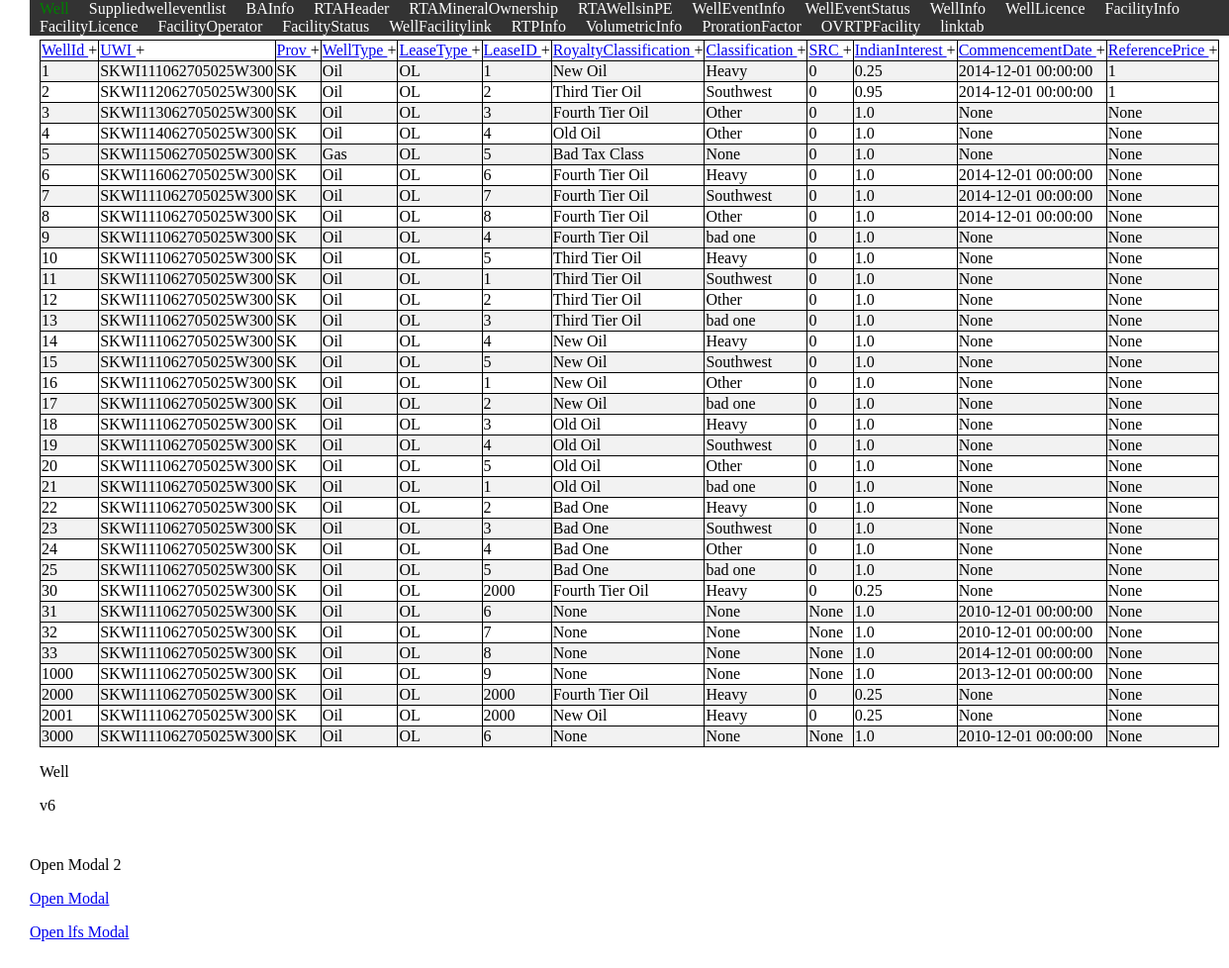
Page /data/?table=Well on the committed database.
### tables this page shows
CREATE TABLE Well(WellId int, UWI text, Prov text, WellType text, LeaseType text, LeaseID int, RoyaltyClassification text, Classification text, SRC int, IndianInterest float, CommencementDate date, ReferencePrice int);

### database/loadexceltosqlite.py (the view)
    @staticmethod
    @app.route("/data/")
    def data():
        try:
            table=request.args.get('table')
            attr=request.args.get('attr')
            key=request.args.get('key')
            links = {}
            links['BAid'] = '?table=BAInfo&attr=BAid&key='
            links['WellEvent'] = '?table=WellInfo&attr=Well&key='
            tables = AppServer.shower.showTables()
            header = None
            rows = None
            print('Table:',table)
            if table:
                header = AppServer.shower.showColumns(table)
                rows = AppServer.shower.showTable(table,attr,key)
            html = render_template('data.html',table=table,tables=tables,header=header,rows=rows,links=links)
        except Exception as e:
            print('AppServer.data: ***Error:',e)
        return html

### database/loadexceltosqlite.py (called while the page is built, shortened)
    def execute(self,statement):
        return self.cursor.execute(statement)

    def showTable(self,tableName,attr=None,key=None):
        stmt = 'select * from ' + tableName
        print('SQL:', stmt)
        values = self.execute(stmt)
        return values;

    def showTables(self):
        stmt = 'select tbl_name from sqlite_master'
        values = self.execute(stmt)
        tables = []
        for row in values:
            tables.append(row[0])
        return(tables)

    def showColumns(self,tableName):
        stmt = 'pragma table_info(' + tableName + ')'
        values = self.execute(stmt)
        columns = []
        for row in values:
            columns.append(row[1])
        return(columns)

### database/templates/data.html (shortened to what this page needs)
<!DOCTYPE html>
<html lang="en">
<head>
<link type="text/css" rel="stylesheet" href={{url_for("static", filename="style.css")}}>
</head>
<body style="margin:30">
	<ul class="topnav">
    {% for item in tables %}
        <li class="topnav"> <a class="{%if item == table%}active{% else %}topnav{% endif %}" href="?table={{ item }}"> {{ item }} </a> </li>
    {% endfor %}
	</ul>
 <div style="padding:10px;margin-top:25px;">
    {% if header %}
    	<table border="1">
    	<tr>
        {% for h in header %}
        	<td> <a href=?table={{table}}&attr={{ h }}> {{ h }} </a> {% if h in links %} - {% else %} <a onclick="openLink('{{table}}','{{h}}')">+</a> {% endif %}</td>
        {% endfor %}
    	</tr>
	    {% if rows %}
	        {% for r in rows %}
		    	<tr>
	        	{% for c in r %}
	        		<td> {{ c }} {% if header[loop.index0] in links %} <a href="{{links[header[loop.index0]]}}{{c}} ">-</a>  {% endif %}</td>
		        {% endfor %}
		    	</tr>
	        {% endfor %}
	    {% endif %}
	    </table>
    {% endif %}
    <p>
    {{ table }}
    <p>v6
</div>
<a onclick="document.getElementById('openModal').innerHTML='<object type='text/html' data='/link' ></object>'">
Open Modal 2</a>
<p>
<a href="#openModal">Open Modal</a>
<a href="#lfsModal">Open lfs Modal</a>
</body>
</html>

### database/static/style.css (style rules this page uses)
table, th, td { border: 1px solid black; border-collapse: collapse; }
a.active { color:green; }
a.topnav { color:white; }
ul.topnav { list-style-type: none; margin: 0; padding: 0; overflow: hidden; background-color: #333; position: fixed; top: 0; # bottom: 0; width: 100%; }
li.topnav { float: left; }
li.topnav a { text-align: center; padding: 1px 10px; text-decoration: none; }
tr:nth-child(even) { background-color: #f2f2f2 }
tr { white-space: nowrap; }
body { margin:20;padding:20 }
body { margin-top:30px; margin-left:30px; margin-right:30px; margin-bottom:30px; }

### rows in the picture
Well: r "1" "1" "0" "1", UWI "SKWI111062705025W300", Prov "SK", WellType "Oil", LeaseType "OL", RoyaltyClassification "New Oil", Classification "Heavy", IndianInterest "0.25", CommencementDate "2014-12-01 00:00:00"
Well: r "2" "2" "0" "1", UWI "SKWI112062705025W300", Prov "SK", WellType "Oil", LeaseType "OL", RoyaltyClassification "Third Tier Oil", Classification "Southwest", IndianInterest "0.95", CommencementDate "2014-12-01 00:00:00"
Well: r "3" "3" "0" "None" "None", UWI "SKWI113062705025W300", Prov "SK", WellType "Oil", LeaseType "OL", RoyaltyClassification "Fourth Tier Oil", Classification "Other", IndianInterest "1.0"
Well: r "4" "4" "0" "None" "None", UWI "SKWI114062705025W300", Prov "SK", WellType "Oil", LeaseType "OL", RoyaltyClassification "Old Oil", Classification "Other", IndianInterest "1.0"
Well: r "5" "5" "None" "0" "None" "None", UWI "SKWI115062705025W300", Prov "SK", WellType "Gas", LeaseType "OL", RoyaltyClassification "Bad Tax Class", IndianInterest "1.0"
Well: r "6" "6" "0" "None", UWI "SKWI116062705025W300", Prov "SK", WellType "Oil", LeaseType "OL", RoyaltyClassification "Fourth Tier Oil", Classification "Heavy", IndianInterest "1.0", CommencementDate "2014-12-01 00:00:00"
Well: r "7" "7" "0" "None", UWI "SKWI111062705025W300", Prov "SK", WellType "Oil", LeaseType "OL", RoyaltyClassification "Fourth Tier Oil", Classification "Southwest", IndianInterest "1.0", CommencementDate "2014-12-01 00:00:00"
Well: r "8" "8" "0" "None", UWI "SKWI111062705025W300", Prov "SK", WellType "Oil", LeaseType "OL", RoyaltyClassification "Fourth Tier Oil", Classification "Other", IndianInterest "1.0", CommencementDate "2014-12-01 00:00:00"
Well: r "9" "4" "0" "None" "None", UWI "SKWI111062705025W300", Prov "SK", WellType "Oil", LeaseType "OL", RoyaltyClassification "Fourth Tier Oil", Classification "bad one", IndianInterest "1.0"
Well: r "10" "5" "0" "None" "None", UWI "SKWI111062705025W300", Prov "SK", WellType "Oil", LeaseType "OL", RoyaltyClassification "Third Tier Oil", Classification "Heavy", IndianInterest "1.0"
Well: r "11" "1" "0" "None" "None", UWI "SKWI111062705025W300", Prov "SK", WellType "Oil", LeaseType "OL", RoyaltyClassification "Third Tier Oil", Classification "Southwest", IndianInterest "1.0"
Well: r "12" "2" "0" "None" "None", UWI "SKWI111062705025W300", Prov "SK", WellType "Oil", LeaseType "OL", RoyaltyClassification "Third Tier Oil", Classification "Other", IndianInterest "1.0"
Well: r "13" "3" "0" "None" "None", UWI "SKWI111062705025W300", Prov "SK", WellType "Oil", LeaseType "OL", RoyaltyClassification "Third Tier Oil", Classification "bad one", IndianInterest "1.0"
Well: r "14" "4" "0" "None" "None", UWI "SKWI111062705025W300", Prov "SK", WellType "Oil", LeaseType "OL", RoyaltyClassification "New Oil", Classification "Heavy", IndianInterest "1.0"
Well: r "15" "5" "0" "None" "None", UWI "SKWI111062705025W300", Prov "SK", WellType "Oil", LeaseType "OL", RoyaltyClassification "New Oil", Classification "Southwest", IndianInterest "1.0"
Well: r "16" "1" "0" "None" "None", UWI "SKWI111062705025W300", Prov "SK", WellType "Oil", LeaseType "OL", RoyaltyClassification "New Oil", Classification "Other", IndianInterest "1.0"
Well: r "17" "2" "0" "None" "None", UWI "SKWI111062705025W300", Prov "SK", WellType "Oil", LeaseType "OL", RoyaltyClassification "New Oil", Classification "bad one", IndianInterest "1.0"
Well: r "18" "3" "0" "None" "None", UWI "SKWI111062705025W300", Prov "SK", WellType "Oil", LeaseType "OL", RoyaltyClassification "Old Oil", Classification "Heavy", IndianInterest "1.0"
Well: r "19" "4" "0" "None" "None", UWI "SKWI111062705025W300", Prov "SK", WellType "Oil", LeaseType "OL", RoyaltyClassification "Old Oil", Classification "Southwest", IndianInterest "1.0"
Well: r "20" "5" "0" "None" "None", UWI "SKWI111062705025W300", Prov "SK", WellType "Oil", LeaseType "OL", RoyaltyClassification "Old Oil", Classification "Other", IndianInterest "1.0"
Well: r "21" "1" "0" "None" "None", UWI "SKWI111062705025W300", Prov "SK", WellType "Oil", LeaseType "OL", RoyaltyClassification "Old Oil", Classification "bad one", IndianInterest "1.0"
Well: r "22" "2" "0" "None" "None", UWI "SKWI111062705025W300", Prov "SK", WellType "Oil", LeaseType "OL", RoyaltyClassification "Bad One", Classification "Heavy", IndianInterest "1.0"
Well: r "23" "3" "0" "None" "None", UWI "SKWI111062705025W300", Prov "SK", WellType "Oil", LeaseType "OL", RoyaltyClassification "Bad One", Classification "Southwest", IndianInterest "1.0"
Well: r "24" "4" "0" "None" "None", UWI "SKWI111062705025W300", Prov "SK", WellType "Oil", LeaseType "OL", RoyaltyClassification "Bad One", Classification "Other", IndianInterest "1.0"
Well: r "25" "5" "0" "None" "None", UWI "SKWI111062705025W300", Prov "SK", WellType "Oil", LeaseType "OL", RoyaltyClassification "Bad One", Classification "bad one", IndianInterest "1.0"
Well: r "30" "0" "None" "None", UWI "SKWI111062705025W300", Prov "SK", WellType "Oil", LeaseType "OL", LeaseID "2000", RoyaltyClassification "Fourth Tier Oil", Classification "Heavy", IndianInterest "0.25"
Well: r "31" "6" "None" "None" "None" "None", UWI "SKWI111062705025W300", Prov "SK", WellType "Oil", LeaseType "OL", IndianInterest "1.0", CommencementDate "2010-12-01 00:00:00"
Well: r "32" "7" "None" "None" "None" "None", UWI "SKWI111062705025W300", Prov "SK", WellType "Oil", LeaseType "OL", IndianInterest "1.0", CommencementDate "2010-12-01 00:00:00"
Well: r "33" "8" "None" "None" "None" "None", UWI "SKWI111062705025W300", Prov "SK", WellType "Oil", LeaseType "OL", IndianInterest "1.0", CommencementDate "2014-12-01 00:00:00"
Well: WellId "1000", UWI "SKWI111062705025W300", Prov "SK", WellType "Oil", LeaseType "OL", r "9" "None" "None" "None" "None", IndianInterest "1.0", CommencementDate "2013-12-01 00:00:00"
Well: WellId "2000", UWI "SKWI111062705025W300", Prov "SK", WellType "Oil", LeaseType "OL", LeaseID "2000", RoyaltyClassification "Fourth Tier Oil", Classification "Heavy", r "0" "None" "None", IndianInterest "0.25"
Well: WellId "2001", UWI "SKWI111062705025W300", Prov "SK", WellType "Oil", LeaseType "OL", LeaseID "2000", RoyaltyClassification "New Oil", Classification "Heavy", r "0" "None" "None", IndianInterest "0.25"
Well: WellId "3000", UWI "SKWI111062705025W300", Prov "SK", WellType "Oil", LeaseType "OL", r "6" "None" "None" "None" "None", IndianInterest "1.0", CommencementDate "2010-12-01 00:00:00"

### other values in the picture
{{ item }} "Well" "Suppliedwelleventlist" "BAInfo" "RTAHeader" "RTAMineralOwnership" "RTAWellsinPE" "WellEventInfo" "WellEventStatus" "WellInfo" "WellLicence" "FacilityInfo" "FacilityLicence" "FacilityOperator" "FacilityStatus" "WellFacilitylink" "RTPInfo" "VolumetricInfo" "ProrationFactor" "OVRTPFacility" "linktab"
{{ h }} "WellId" "UWI" "Prov" "WellType" "LeaseType" "LeaseID" "RoyaltyClassification" "Classification" "SRC" "IndianInterest" "CommencementDate" "ReferencePrice"
{{ table }} "Well"
